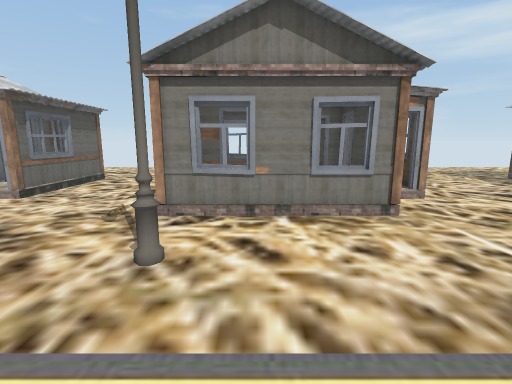
view 1 (above)

24 first-person views from a walk through a 3-D level made in the Unity game engine. The camera is 1.4 m above the floor, tilts 10° down and sees 85° across. The floor is counted in squares, 1 m on a side. Each view is taken from the middle of a square. On the plan, view 1 faces up. The plan holds only what a view shows up to about 14 squares ahead; the rest is blank. The place goes on beyond the plan. The player character is not drawn.

view 2
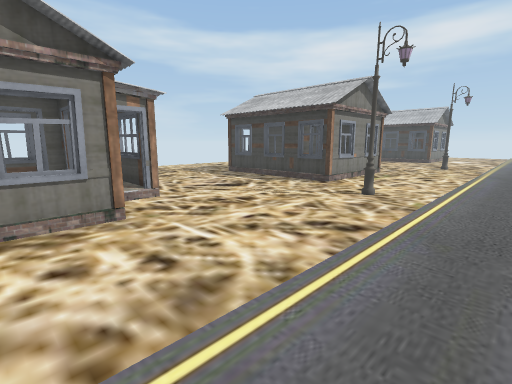

view 3
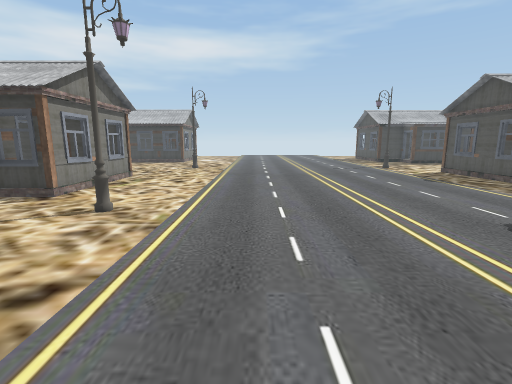

view 4
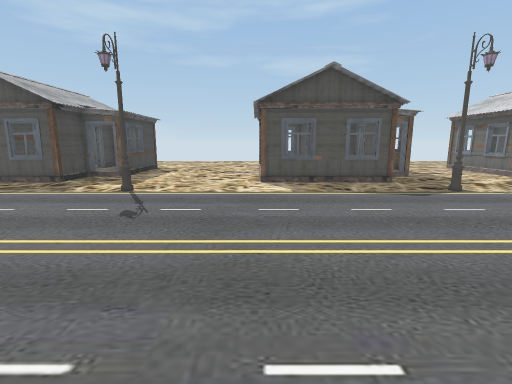

view 5
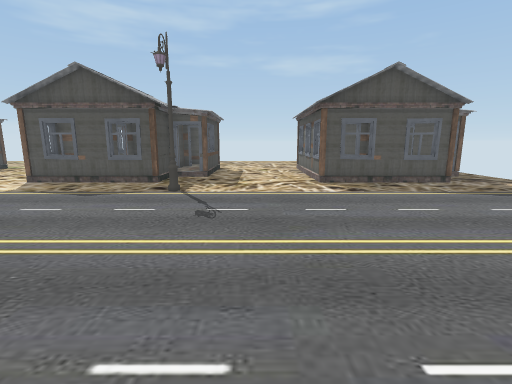

view 6
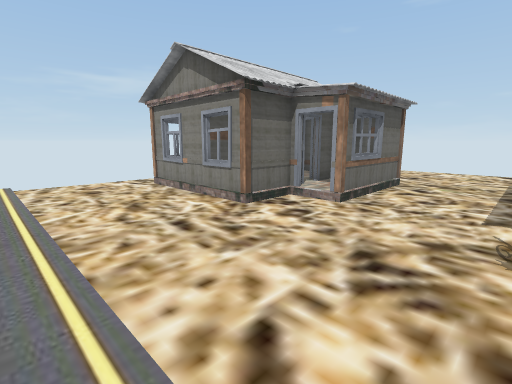

view 7
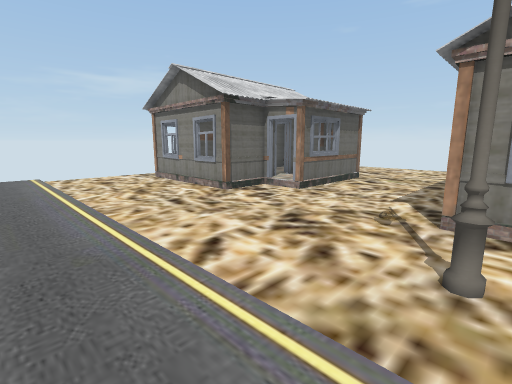

view 8
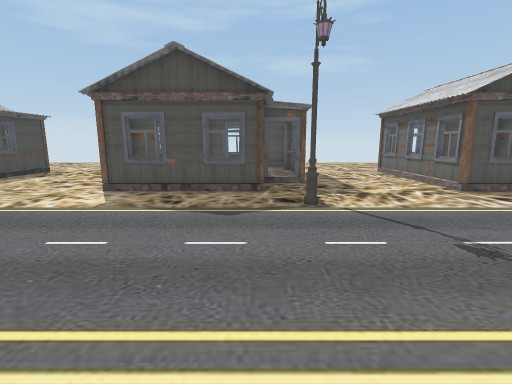

view 9
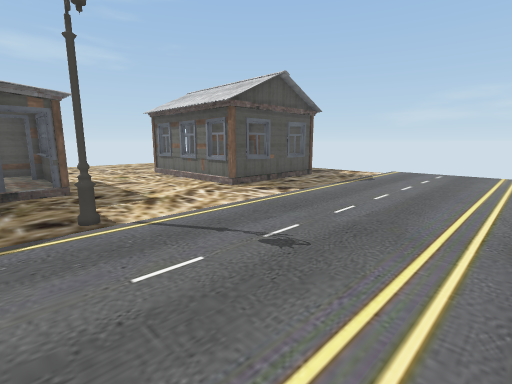

view 10
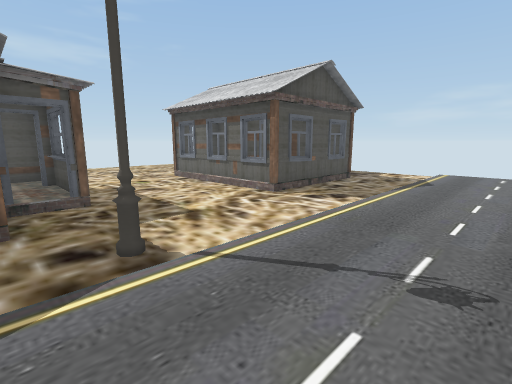

view 11
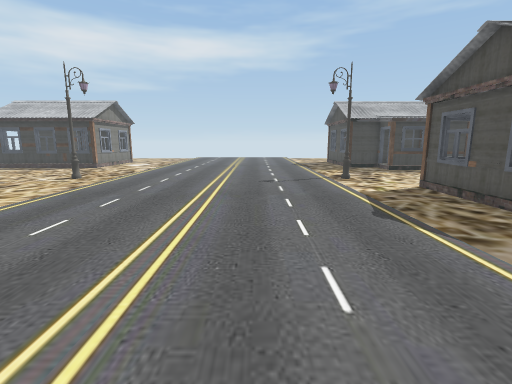

view 12
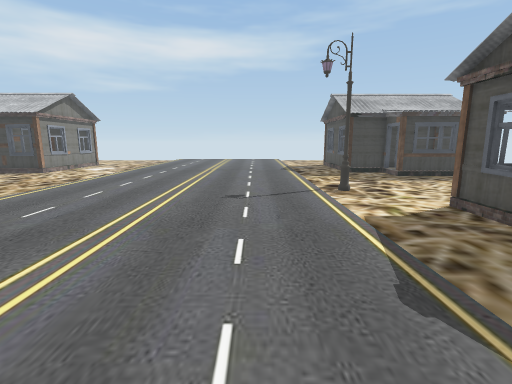

view 13
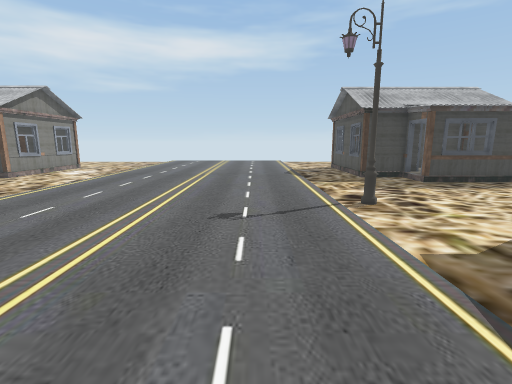

view 14
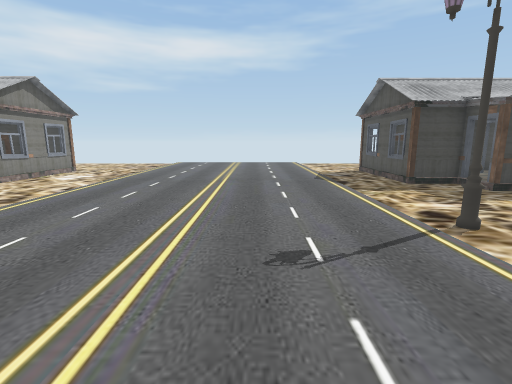

view 15
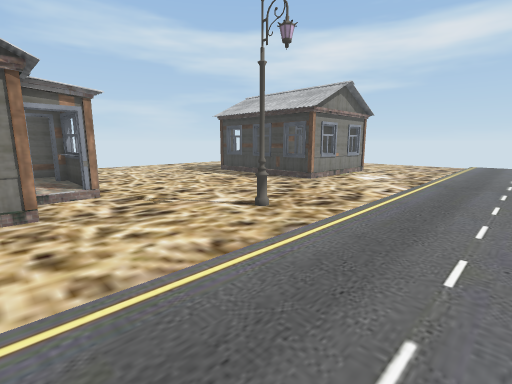

view 16
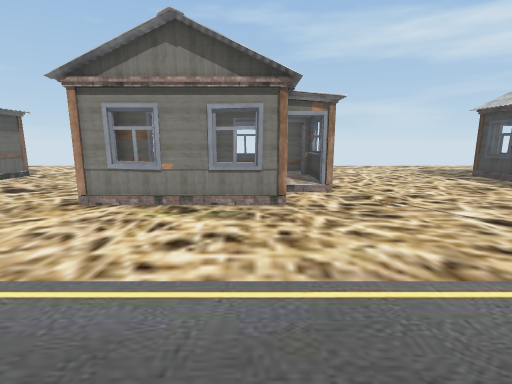

view 17
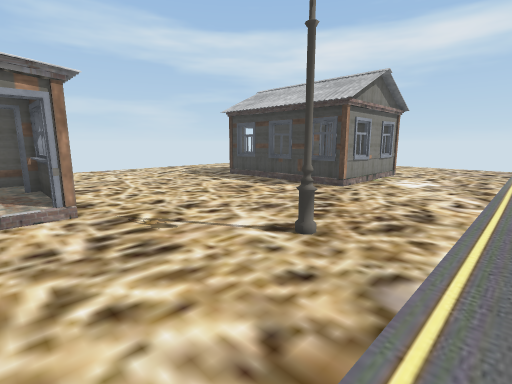

view 18
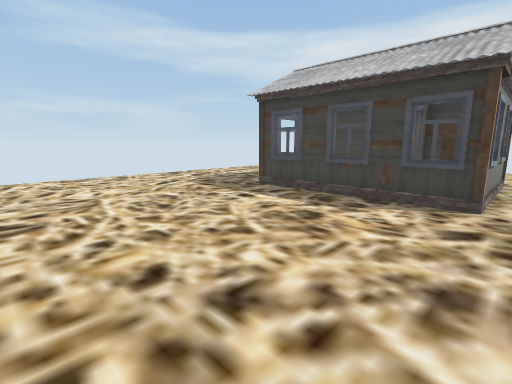

view 19
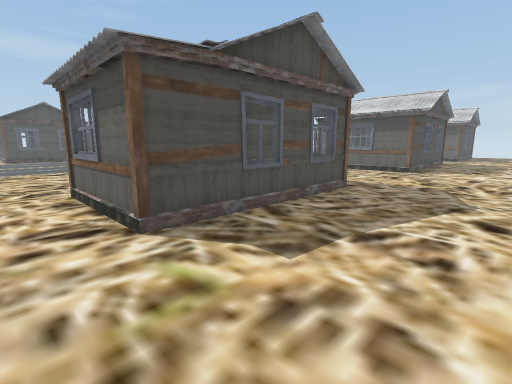

view 20
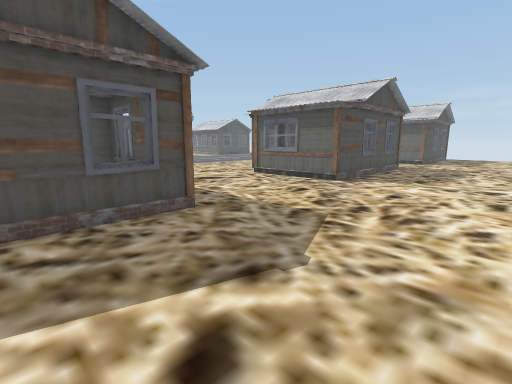

view 21
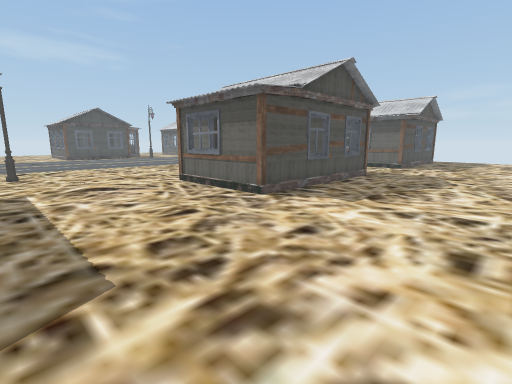

view 22
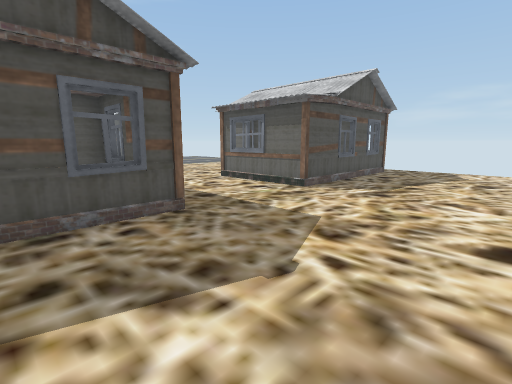

view 23
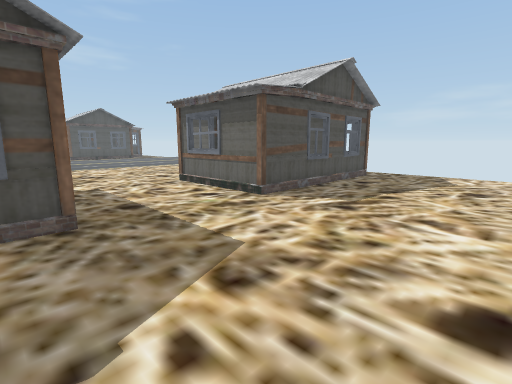

view 24
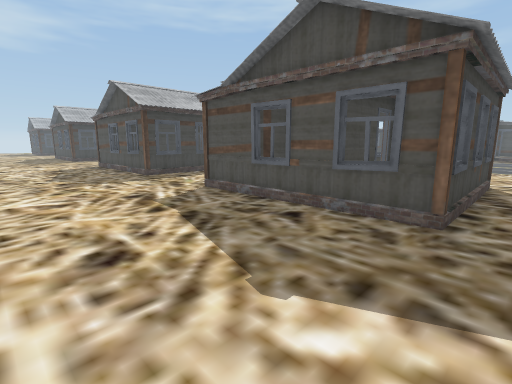

### Floor plan
Key: @ floor where view 1 was taken; . floor; S streetlight; O other object.
Columns run from 14 left of view 1 to 28 right of it. Each row starts with its distance up from view 1.
 17 . ......................... .    ........
 16 ..........................................
 15 ..........................................
 14 ..........................................
 13 .........................................
 12 .OOOOOOO....OOOOOOO......OOOOOOO.......OOO
 11 .O OOOOO....OOOOOOO......O O  OO.......OOO
 10 .O OO OO....O OO OO......O O  OO.......O O
  9 .O OO OO....O  O OO......O OOOOO.......O OO
  8 .O O  OO....OOO  OO......OOO  OO.......OOO
  7 .O  O O.....OOOO O.......OOO  O........OOOO
  6 .OOOOOO.....OOOOOO.......OOOOOO........OOOO
  5 ...........................................
  4 ..................................S........
  3 .............S.........S...................
  2 ...........................................
  1 ...........................................
  0  .............@. ..........................
 -1         ..... .  ..........................
 -2    ........................................
 -3 ...........................................
 -4 ...........................................
 -5 ...........................................
 -6 ...........................................
 -7 ...........................................
 -8 .............S.........S..........S........
 -9 ...........................................
-10 ...OOOOO......OOOOOO.......OOOOO.......OOOO
-11 .. O OOO......O OOOO.......O O O ......O  O
-12 .O O O O....O O O  O.....OOO O    ....OO  O
-13     OO O....O O O  O.....O OOO     ...OOOOO
-14      O O....OOO O    ....O           .OOOOO
-15      OOO....O O       ...O            OOOOO

Positions as (right, up) in squares from view 1, and headings:
1: (0, 0), facing up
2: (1, 0), facing up-right
3: (3, 0), facing right
4: (5, 1), facing down
5: (-4, 1), facing down
6: (-3, 1), facing up-left
7: (-1, 0), facing up-left
8: (0, -1), facing down
9: (0, -2), facing down-left
10: (0, -4), facing down-left
11: (8, -4), facing right
12: (11, -5), facing right
13: (13, -5), facing right
14: (15, -4), facing right
15: (15, -1), facing up-right
16: (15, -1), facing up
17: (16, 1), facing up-right
18: (18, 5), facing up-right
19: (19, 16), facing down-left
20: (14, 17), facing down-left
21: (10, 17), facing down-left
22: (1, 17), facing down-left
23: (-1, 17), facing down-left
24: (-14, 17), facing down-right
